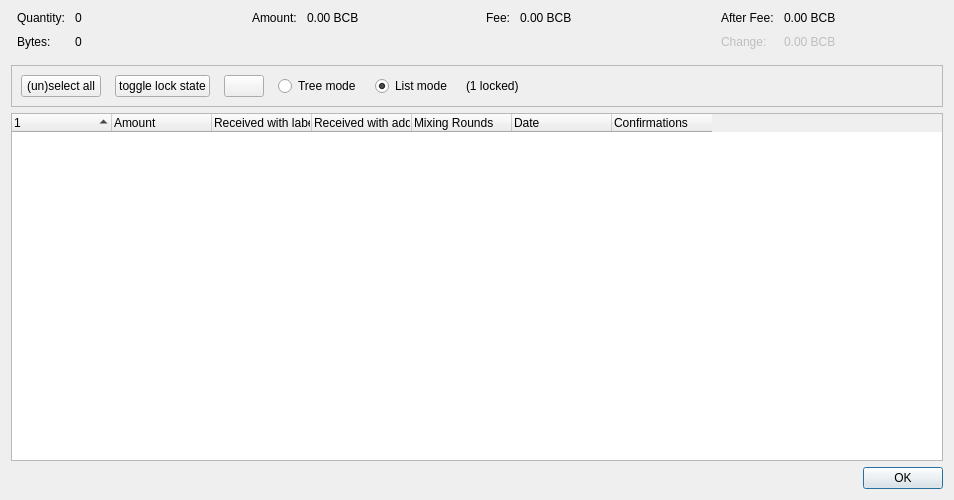
<?xml version="1.0" encoding="UTF-8"?>
<ui version="4.0">
 <class>CoinControlDialog</class>
 <widget class="QDialog" name="CoinControlDialog">
  <property name="geometry">
   <rect>
    <x>0</x>
    <y>0</y>
    <width>954</width>
    <height>500</height>
   </rect>
  </property>
  <property name="windowTitle">
   <string>Coin Selection</string>
  </property>
  <layout class="QVBoxLayout" name="verticalLayout">
   <item>
    <layout class="QHBoxLayout" name="horizontalLayoutTop" stretch="0,0,0,0">
     <property name="topMargin">
      <number>0</number>
     </property>
     <property name="bottomMargin">
      <number>10</number>
     </property>
     <item>
      <layout class="QFormLayout" name="formLayoutCoinControl1">
       <property name="labelAlignment">
        <set>Qt::AlignLeft|Qt::AlignVCenter</set>
       </property>
       <property name="horizontalSpacing">
        <number>10</number>
       </property>
       <property name="verticalSpacing">
        <number>10</number>
       </property>
       <property name="leftMargin">
        <number>6</number>
       </property>
       <property name="rightMargin">
        <number>6</number>
       </property>
       <item row="0" column="0">
        <widget class="QLabel" name="labelCoinControlQuantityText">
         <property name="text">
          <string>Quantity:</string>
         </property>
        </widget>
       </item>
       <item row="0" column="1">
        <widget class="QLabel" name="labelCoinControlQuantity">
         <property name="cursor">
          <cursorShape>IBeamCursor</cursorShape>
         </property>
         <property name="contextMenuPolicy">
          <enum>Qt::ActionsContextMenu</enum>
         </property>
         <property name="text">
          <string notr="true">0</string>
         </property>
         <property name="textInteractionFlags">
          <set>Qt::LinksAccessibleByMouse|Qt::TextSelectableByKeyboard|Qt::TextSelectableByMouse</set>
         </property>
        </widget>
       </item>
       <item row="1" column="0">
        <widget class="QLabel" name="labelCoinControlBytesText">
         <property name="text">
          <string>Bytes:</string>
         </property>
        </widget>
       </item>
       <item row="1" column="1">
        <widget class="QLabel" name="labelCoinControlBytes">
         <property name="cursor">
          <cursorShape>IBeamCursor</cursorShape>
         </property>
         <property name="contextMenuPolicy">
          <enum>Qt::ActionsContextMenu</enum>
         </property>
         <property name="text">
          <string notr="true">0</string>
         </property>
         <property name="textInteractionFlags">
          <set>Qt::LinksAccessibleByMouse|Qt::TextSelectableByKeyboard|Qt::TextSelectableByMouse</set>
         </property>
        </widget>
       </item>
      </layout>
     </item>
     <item>
      <layout class="QFormLayout" name="formLayoutCoinControl2">
       <property name="horizontalSpacing">
        <number>10</number>
       </property>
       <property name="verticalSpacing">
        <number>10</number>
       </property>
       <property name="leftMargin">
        <number>6</number>
       </property>
       <property name="rightMargin">
        <number>6</number>
       </property>
       <item row="0" column="0">
        <widget class="QLabel" name="labelCoinControlAmountText">
         <property name="text">
          <string>Amount:</string>
         </property>
        </widget>
       </item>
       <item row="0" column="1">
        <widget class="QLabel" name="labelCoinControlAmount">
         <property name="cursor">
          <cursorShape>IBeamCursor</cursorShape>
         </property>
         <property name="contextMenuPolicy">
          <enum>Qt::ActionsContextMenu</enum>
         </property>
         <property name="text">
          <string notr="true">0.00 BCB</string>
         </property>
         <property name="textInteractionFlags">
          <set>Qt::LinksAccessibleByMouse|Qt::TextSelectableByKeyboard|Qt::TextSelectableByMouse</set>
         </property>
        </widget>
       </item>
      </layout>
     </item>
     <item>
      <layout class="QFormLayout" name="formLayoutCoinControl3">
       <property name="horizontalSpacing">
        <number>10</number>
       </property>
       <property name="verticalSpacing">
        <number>10</number>
       </property>
       <property name="leftMargin">
        <number>6</number>
       </property>
       <property name="rightMargin">
        <number>6</number>
       </property>
       <item row="0" column="0">
        <widget class="QLabel" name="labelCoinControlFeeText">
         <property name="text">
          <string>Fee:</string>
         </property>
        </widget>
       </item>
       <item row="0" column="1">
        <widget class="QLabel" name="labelCoinControlFee">
         <property name="cursor">
          <cursorShape>IBeamCursor</cursorShape>
         </property>
         <property name="contextMenuPolicy">
          <enum>Qt::ActionsContextMenu</enum>
         </property>
         <property name="text">
          <string notr="true">0.00 BCB</string>
         </property>
         <property name="textInteractionFlags">
          <set>Qt::LinksAccessibleByMouse|Qt::TextSelectableByKeyboard|Qt::TextSelectableByMouse</set>
         </property>
        </widget>
       </item>
      </layout>
     </item>
     <item>
      <layout class="QFormLayout" name="formLayoutCoinControl4">
       <property name="labelAlignment">
        <set>Qt::AlignLeft|Qt::AlignVCenter</set>
       </property>
       <property name="horizontalSpacing">
        <number>10</number>
       </property>
       <property name="verticalSpacing">
        <number>10</number>
       </property>
       <property name="leftMargin">
        <number>6</number>
       </property>
       <property name="rightMargin">
        <number>6</number>
       </property>
       <item row="0" column="0">
        <widget class="QLabel" name="labelCoinControlAfterFeeText">
         <property name="text">
          <string>After Fee:</string>
         </property>
        </widget>
       </item>
       <item row="0" column="1">
        <widget class="QLabel" name="labelCoinControlAfterFee">
         <property name="cursor">
          <cursorShape>IBeamCursor</cursorShape>
         </property>
         <property name="contextMenuPolicy">
          <enum>Qt::ActionsContextMenu</enum>
         </property>
         <property name="text">
          <string notr="true">0.00 BCB</string>
         </property>
         <property name="textInteractionFlags">
          <set>Qt::LinksAccessibleByMouse|Qt::TextSelectableByKeyboard|Qt::TextSelectableByMouse</set>
         </property>
        </widget>
       </item>
       <item row="1" column="0">
        <widget class="QLabel" name="labelCoinControlChangeText">
         <property name="enabled">
          <bool>false</bool>
         </property>
         <property name="text">
          <string>Change:</string>
         </property>
        </widget>
       </item>
       <item row="1" column="1">
        <widget class="QLabel" name="labelCoinControlChange">
         <property name="enabled">
          <bool>false</bool>
         </property>
         <property name="cursor">
          <cursorShape>IBeamCursor</cursorShape>
         </property>
         <property name="contextMenuPolicy">
          <enum>Qt::ActionsContextMenu</enum>
         </property>
         <property name="text">
          <string notr="true">0.00 BCB</string>
         </property>
         <property name="textInteractionFlags">
          <set>Qt::LinksAccessibleByMouse|Qt::TextSelectableByKeyboard|Qt::TextSelectableByMouse</set>
         </property>
        </widget>
       </item>
      </layout>
     </item>
    </layout>
   </item>
   <item>
    <widget class="QFrame" name="frame">
     <property name="minimumSize">
      <size>
       <width>0</width>
       <height>40</height>
      </size>
     </property>
     <property name="frameShape">
      <enum>QFrame::StyledPanel</enum>
     </property>
     <property name="frameShadow">
      <enum>QFrame::Sunken</enum>
     </property>
     <layout class="QHBoxLayout" name="horizontalLayout">
      <item>
       <layout class="QHBoxLayout" name="horizontalLayoutPanel" stretch="0,0,0,0,0,0,0">
        <property name="spacing">
         <number>14</number>
        </property>
        <item>
         <widget class="QPushButton" name="pushButtonSelectAll">
          <property name="sizePolicy">
           <sizepolicy hsizetype="Maximum" vsizetype="Fixed">
            <horstretch>0</horstretch>
            <verstretch>0</verstretch>
           </sizepolicy>
          </property>
          <property name="text">
           <string>(un)select all</string>
          </property>
          <property name="autoDefault">
           <bool>false</bool>
          </property>
         </widget>
        </item>
        <item>
         <widget class="QPushButton" name="pushButtonToggleLock">
          <property name="sizePolicy">
           <sizepolicy hsizetype="Maximum" vsizetype="Fixed">
            <horstretch>0</horstretch>
            <verstretch>0</verstretch>
           </sizepolicy>
          </property>
          <property name="text">
           <string>toggle lock state</string>
          </property>
          <property name="autoDefault">
           <bool>false</bool>
          </property>
         </widget>
        </item>
        <item>
         <widget class="QPushButton" name="hideButton">
          <property name="sizePolicy">
           <sizepolicy hsizetype="Maximum" vsizetype="Fixed">
            <horstretch>0</horstretch>
            <verstretch>0</verstretch>
           </sizepolicy>
          </property>
          <property name="text">
           <string/>
          </property>
          <property name="autoDefault">
           <bool>false</bool>
          </property>
         </widget>
        </item>
        <item>
         <widget class="QRadioButton" name="radioTreeMode">
          <property name="sizePolicy">
           <sizepolicy hsizetype="Maximum" vsizetype="Fixed">
            <horstretch>0</horstretch>
            <verstretch>0</verstretch>
           </sizepolicy>
          </property>
          <property name="text">
           <string>Tree mode</string>
          </property>
         </widget>
        </item>
        <item>
         <widget class="QRadioButton" name="radioListMode">
          <property name="sizePolicy">
           <sizepolicy hsizetype="Maximum" vsizetype="Fixed">
            <horstretch>0</horstretch>
            <verstretch>0</verstretch>
           </sizepolicy>
          </property>
          <property name="text">
           <string>List mode</string>
          </property>
          <property name="checked">
           <bool>true</bool>
          </property>
         </widget>
        </item>
        <item>
         <widget class="QLabel" name="labelLocked">
          <property name="text">
           <string>(1 locked)</string>
          </property>
         </widget>
        </item>
        <item>
         <spacer name="horizontalSpacer">
          <property name="orientation">
           <enum>Qt::Horizontal</enum>
          </property>
          <property name="sizeHint" stdset="0">
           <size>
            <width>40</width>
            <height>20</height>
           </size>
          </property>
         </spacer>
        </item>
       </layout>
      </item>
     </layout>
    </widget>
   </item>
   <item>
    <widget class="CoinControlTreeWidget" name="treeWidget">
     <property name="contextMenuPolicy">
      <enum>Qt::CustomContextMenu</enum>
     </property>
     <property name="sortingEnabled">
      <bool>false</bool>
     </property>
     <property name="columnCount">
      <number>7</number>
     </property>
     <attribute name="headerShowSortIndicator" stdset="0">
      <bool>true</bool>
     </attribute>
     <attribute name="headerStretchLastSection">
      <bool>false</bool>
     </attribute>
     <column>
      <property name="text">
       <string/>
      </property>
     </column>
     <column>
      <property name="text">
       <string>Amount</string>
      </property>
     </column>
     <column>
      <property name="text">
       <string>Received with label</string>
      </property>
     </column>
     <column>
      <property name="text">
       <string>Received with address</string>
      </property>
     </column>
     <column>
      <property name="text">
       <string>Mixing Rounds</string>
      </property>
     </column>
     <column>
      <property name="text">
       <string>Date</string>
      </property>
     </column>
     <column>
      <property name="text">
       <string>Confirmations</string>
      </property>
      <property name="toolTip">
       <string>Confirmed</string>
      </property>
     </column>
    </widget>
   </item>
   <item>
    <widget class="QDialogButtonBox" name="buttonBox">
     <property name="orientation">
      <enum>Qt::Horizontal</enum>
     </property>
     <property name="standardButtons">
      <set>QDialogButtonBox::Ok</set>
     </property>
    </widget>
   </item>
  </layout>
 </widget>
 <customwidgets>
  <customwidget>
   <class>CoinControlTreeWidget</class>
   <extends>QTreeWidget</extends>
   <header>qt/coincontroltreewidget.h</header>
  </customwidget>
 </customwidgets>
 <resources/>
 <connections/>
</ui>
